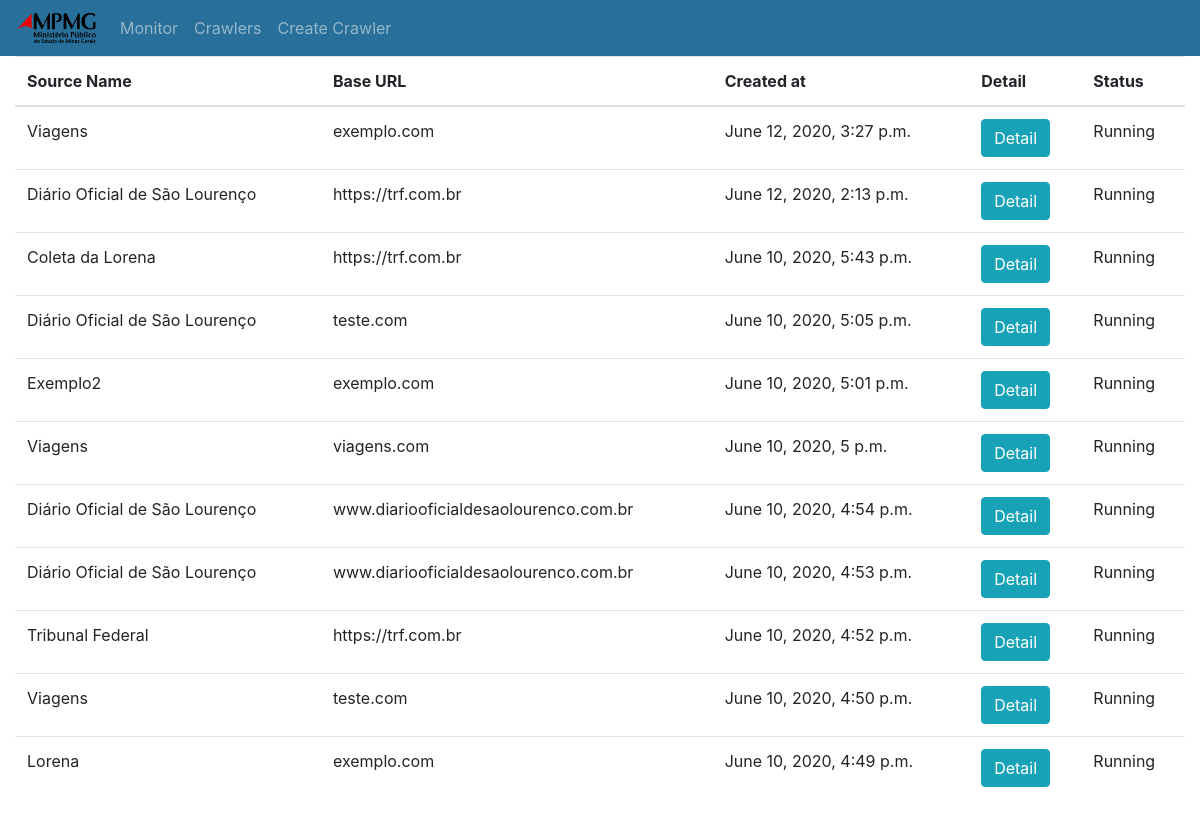
Before: / with the older database file.
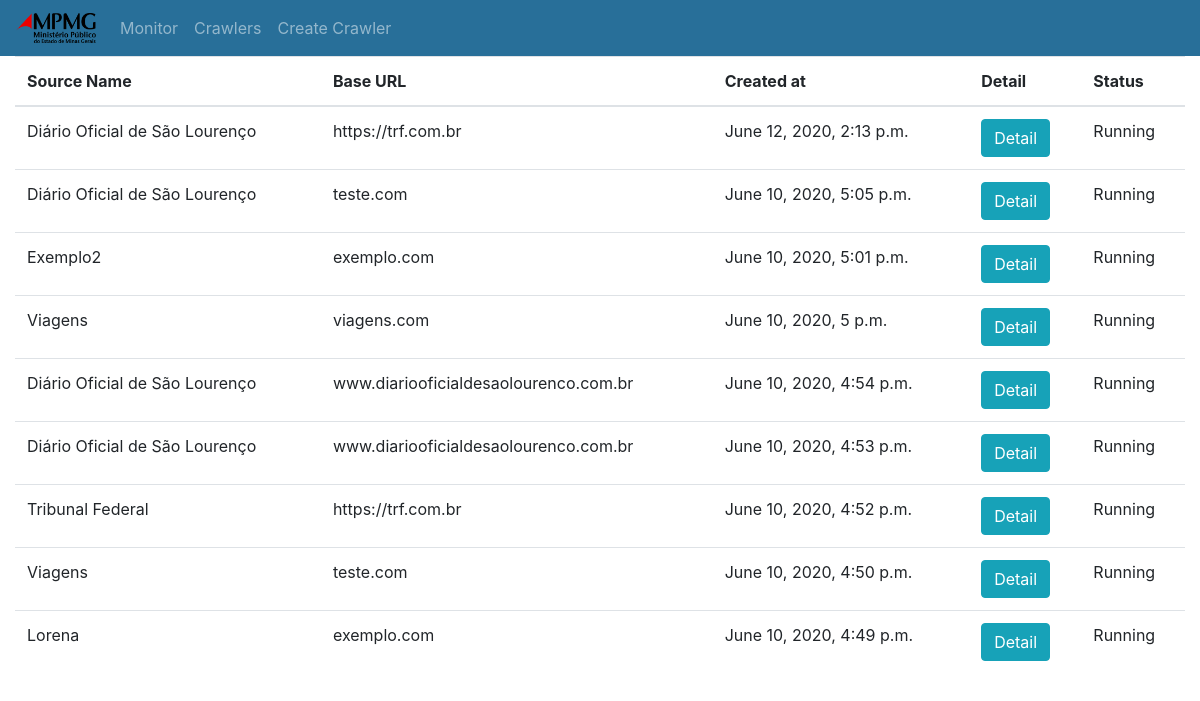
After: the same page with the newer database file.
### main/models.py (models this page shows, shortened)
class TimeStamped(models.Model):
    creation_date = models.DateTimeField()
    last_modified = models.DateTimeField()
    class Meta:
        abstract = True

class CrawlRequest(TimeStamped):
    source_name = models.CharField(max_length=200)
    base_url  = models.CharField(max_length=200)
    obey_robots = models.BooleanField(blank=True, null=True)
    ANTIBLOCK_TYPE = [
        ('none', 'None'),
        ('ip', 'IP rotation'),
        ('user_agent', 'User-agent rotation'),
        ('delay', 'Delays'),
        ('cookies', 'Use cookies'),
    ]
    antiblock = models.CharField(max_length=15, choices=ANTIBLOCK_TYPE, default='none')
    IP_TYPE = [
        ('tor', 'Tor'),
        ('proxy', 'Proxy'),
    ]
    ip_type = models.CharField(max_length=15, choices=IP_TYPE, null=True, blank=True)
    proxy_list = models.CharField(max_length=2000, blank=True, null=True) # available for Proxy List
    max_reqs_per_ip = models.IntegerField(blank=True, null=True)
    max_reuse_rounds = models.IntegerField(blank=True, null=True)
    reqs_per_user_agent = models.IntegerField(blank=True, null=True)
    user_agents_file = models.CharField(max_length=2000, blank=True, null=True)
    delay_secs = models.IntegerField(blank=True, null=True)
    DELAY_TYPE = [
        ('random', 'Random'),
        ('fixed', 'Fixed'),
    ]
    delay_type = models.CharField(max_length=15, choices=DELAY_TYPE, blank=True, null=True)
    cookies_file = models.CharField(max_length=2000, blank=True, null=True)
    persist_cookies = models.BooleanField(blank=True, null=True)
    CAPTCHA_TYPE = [
        ('none', 'None'),
        ('image', 'Image'),
        ('sound', 'Sound'),
    ]
    captcha = models.CharField(max_length=15, choices=CAPTCHA_TYPE, default='none')
    has_webdriver = models.BooleanField(blank=True, null=True)
    webdriver_path = models.CharField(max_length=1000, blank=True, null=True)
    img_xpath = models.CharField(max_length=100, blank=True, null=True)
    sound_xpath = models.CharField(max_length=100, blank=True, null=True)
    CRAWLER_TYPE = [
        ('static_page', 'Static Page'),
        ('form_page', 'Page with Form'),
        ('single_file', 'Single File'),
        ('bundle_file', 'Bundle File'),
    ]
    crawler_type = models.CharField(max_length=15, choices=CRAWLER_TYPE, default='static_page')
    explore_links = models.BooleanField(blank=True, null=True)
    link_extractor_max_depht = models.IntegerField(blank=True, null=True)
    link_extractor_allow = models.CharField(max_length=1000, blank=True, null=True)

### main/views.py (the view)
# urls.py: path("", views.list_crawlers, name="list_crawlers"),
def list_crawlers(response):
    context = {'allcrawlers': getAllData()}
    return render(response, "main/list_crawlers.html", context)

### main/views.py (called while the page is built)
def getAllData():
    return CrawlRequest.objects.all().order_by('-creation_date')

### main/templates/main/list_crawlers.html (shortened to what this page needs)
{% extends 'main/base.html' %}
{% block content %}
<div class="row" id="body-row">
    <div class="container col ">
        <table class="table">
            <thead>
                <tr>
                    <th scope="col">Source Name</th>
                    <th scope="col">Base URL</th>
                    <th scope="col">Created at</th>
                    <th scope="col">Detail</th>
                    <th scope="col">Status</th>
                </tr>
            </thead>
            <tbody>
                {% for crawler in allcrawlers %}
                <tr>
                    <td>{{crawler.source_name }}</td>
                    <td>{{crawler.base_url }}</td>
                    <td>{{crawler.creation_date }}</td>
                    <td><a class="btn btn-info" href="{% url 'detail_crawler' crawler.id %}">Detail</a></td>
                    <td>Running</td>
                </tr>
                {% endfor %}
            </tbody>
        </table>
    </div>
</div>
    {% endblock %}

Changed rows visible on the page:
removed CrawlRequest: source_name "Viagens", base_url "exemplo.com", creation_date "June 12, 2020, 3:27 p.m."
removed CrawlRequest: source_name "Coleta da Lorena", base_url "https://trf.com.br", creation_date "June 10, 2020, 5:43 p.m."
